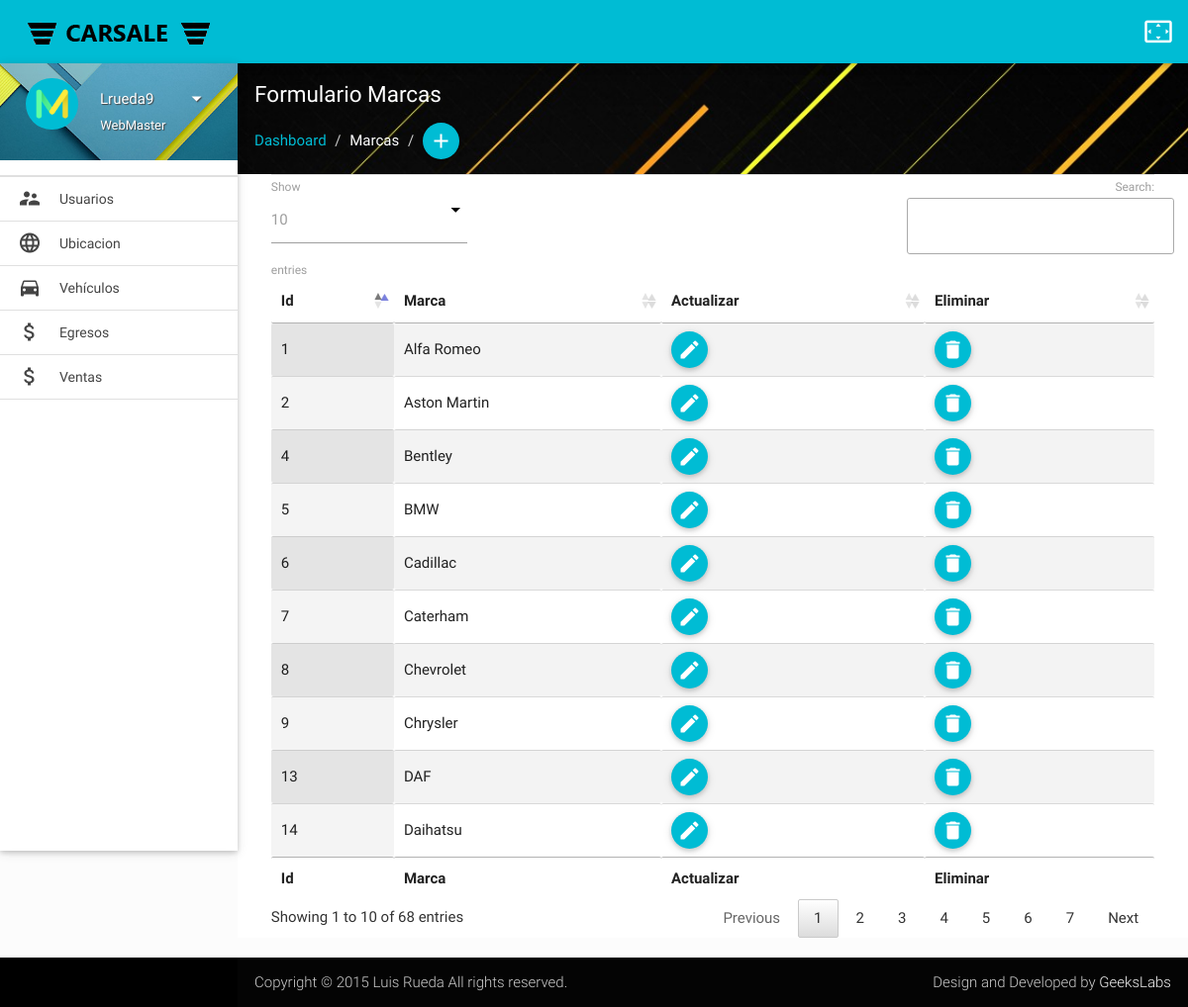
The page /Code/index.php?action=Marca (signed in) on the database its author committed.
### tables this page shows
CREATE TABLE `marca` (
  `id` bigint(20) NOT NULL,
  `det` varchar(45) NOT NULL
);

### Code/modelo/Marca/Modelo.php (called while the page is built, shortened)
<?php
class Marca_Model{
	public $conexion;
	public function __CONSTRUCT(){
		try{
			$this->conexion = new conexion();
		}catch(Exception $e){
			die($e->getMessage());
		}
	}
	public function Listar(){
		try{
			$result = array();
			$stm = $this->conexion->prepare("SELECT * FROM marca");
			$stm->execute();
			foreach($stm->fetchAll(PDO::FETCH_OBJ) as $r){
				$almMarca = new Marca();
				$almMarca->__SET('id', $r->id);
				$almMarca->__SET('det', $r->det);
				$result[] = $almMarca;
			}
			return $result;
		} catch(Exception $e){
			die($e->getMessage());
		}
	}
}
?>

### Code/modelo/Marca/Entidad.php (called while the page is built, shortened)
<?php
class Marca
{
	public function __GET($k){ return $this->$k; }
	public function __SET($k, $v){ return $this->$k = $v; }
}
?>

### Code/views/Formularios/Marca/index.php (the view, shortened to what this page needs)
<link href="http://cdn.datatables.net/1.10.6/css/jquery.dataTables.min.css" type="text/css" rel="stylesheet" media="screen,projection">
<link href="estilos/dashboard/css/prism.css" type="text/css" rel="stylesheet" media="screen,projection">
<link href="estilos/dashboard/js/plugins/data-tables/css/jquery.dataTables.min.css" type="text/css" rel="stylesheet" media="screen,projection">
<link href="estilos/rutas.css" type="text/css" rel="stylesheet" media="screen,projection">
<?php include 'views/Dashboard/Header.php';?>
<div id="main">
  <div class="wrapper">
    <?php include 'views/Dashboard/AsideLateral.php';?>
    <section id="content" class="white">
      <div id="titulos" id="breadcrumbs-wrapper" class=" grey lighten-3">
        <div class="container">
          <div class="row">
            <div class="col s12 m12 l12">
              <h5 id="white" class="breadcrumbs-title">Formulario Marcas</h5>
              <ol class="breadcrumb">
                <li><a href="?action=webmaster">Dashboard</a></li>
                <li id="white"  class="active">Marcas</li>
                <li><a href="?action=Form_Marca_Insertar" class="btn-floating btn-small waves-effect waves-light cyan"><i class="mdi-content-add"></i></a></li>
              </ol>
            </div>
          </div>
        </div>
      </div>
      <div class="container">
        <div class="section container">
          <div class="divider"></div>
          <div id="input-fields">
            <table id="data-table-simple" class="responsive-table display" cellspacing="0">
              <thead>
                <tr>
                  <th>Id</th>
                  <th>Marca</th>
                  <th>Actualizar</th>
                  <th>Eliminar</th>
                </tr>
              </thead>
              <tfoot>
                <tr>
                  <th>Id</th>
                  <th>Marca</th>
                  <th>Actualizar</th>
                  <th>Eliminar</th>
                </tr>
              </tfoot>
              <tbody>
                <?php foreach($modelMarca->Listar() as $r): ?>
                  <tr>
                    <td><?php echo $r->__GET('id'); ?></td>
                    <td><?php echo $r->__GET('det'); ?></td>
                    <td>
                    <form action="?action=Form_Marca_Actualizar" method="post">
                        <button type="submit" class="btn-floating btn-small waves-effect waves-light cyan"><i class="mdi-editor-mode-edit"></i></button>
                      </form>
                    </td>
                    <td>
                    <form action="?action=<?php echo 'Marca_eliminar'; ?>" method="post">
                      <button type="submit" class="btn-floating btn-small waves-effect waves-light cyan"><i class="mdi-action-delete"></i></button>
                    </form>
                    </td>
                  </tr>
                <?php endforeach; ?>
              </tbody>
            </table>
          </div>
        </div>
      </div>
    </section>
  </div>
</div>
<?php include 'views/Dashboard/Footer.php';?>

### Code/estilos/dashboard/css/style.css (style rules this page uses)
body { background-color: #fcfcfc; }
#main, footer { padding-left: 240px; }
.container { padding: 0 0.5rem; margin: 0 auto; max-width: 100% !important; width: 98%; }
#content .container .row { margin-bottom: 0; }
@media only screen and (min-width: 601px) { .container { width: 98%; } }
@media only screen and (min-width: 993px) { .container { width: 98%; } }
.breadcrumb { padding: 0px; margin: 15px 0px; list-style: none; }
.breadcrumbs-title { font-size: 1.5rem; line-height: 1.804rem; margin: 18px 0px 0px 0px; }
.breadcrumb > li { display: inline-block; }
.breadcrumb a { color: #00bcd4; }
.breadcrumb .active { font-weight: normal; color: #999; }
.breadcrumb > li + li:before { padding: 0 5px; color: #ccc; content: "/\00a0"; }
#flotchart td, th { padding: 5px; }

### Code/estilos/rutas.css (style rules this page uses)
#titulos { background: url(../images/rutas.jpg) no-repeat center center fixed; -webkit-background-size: cover; -moz-background-size: cover; -o-background-size: cover;background-size: cover; }
#white { color: white; }

### rows shown on the page
marca: __GET "1", __GET "Alfa Romeo"
marca: __GET "2", __GET "Aston Martin"
marca: __GET "4", __GET "Bentley"
marca: __GET "5", __GET "BMW"
marca: __GET "6", __GET "Cadillac"
marca: __GET "7", __GET "Caterham"
marca: __GET "8", __GET "Chevrolet"
marca: __GET "9", __GET "Chrysler"
marca: __GET "13", __GET "DAF"
marca: __GET "14", __GET "Daihatsu"

### other values the page prints
$_SESSION['username'] "Lrueda9"
